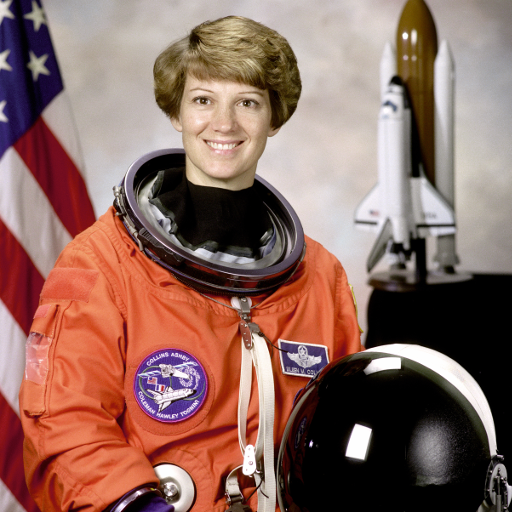
#> input picture skimage.data.astronaut(), 512 x 512 px
$ jupyter execute images.ipynb   (older library calls are emulated)
#> lines starting #> are read from the running program, lines starting #| are printed output that depends on the picture; after the words box and inside, x2 and y2 are one past the last pixel; in counts of white or black regions, pixels touching at a corner belong together
[cell 1]
import matplotlib.pyplot as plt
from skimage.feature import hog
from skimage import data, exposure
import imageio
import cv2
import numpy as np

[cell 2]
ast = data.astronaut()
#> ast is the input picture: shape (512, 512, 3); mean R, G, B 141.6, 105.8, 96.5
ast.shape
#> Out = (512, 512, 3)

[cell 3]
im = imageio.imread('profile.jpg')
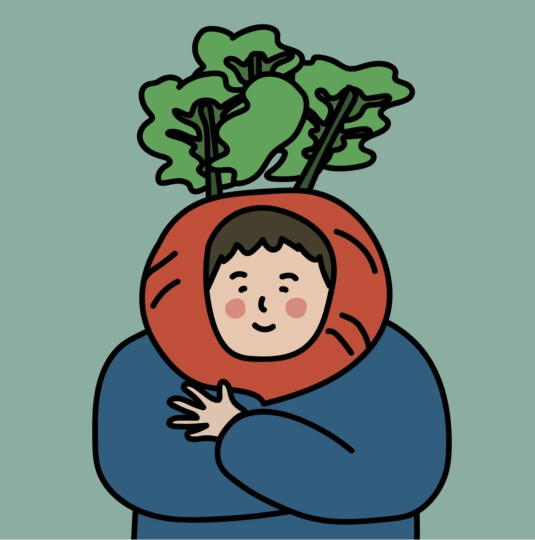
#> input picture Images/profile.jpg, 1069 x 1080 px (shown at 1/2 size)
#> im is the input picture: shape (1080, 1069, 3); mean R, G, B 113.5, 134.1, 125.2

fd, hog_image = hog(im, orientations=8, pixels_per_cell=(16, 16),
                    cells_per_block=(1, 1), visualize=True, multichannel=True)
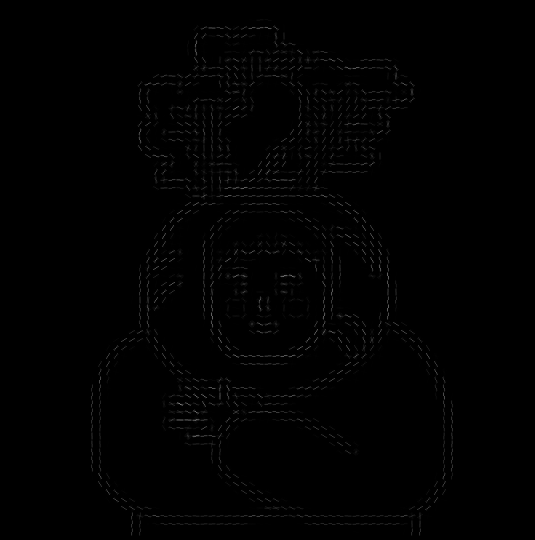
#> hog_image: shape (1080, 1069) float64 (shown at 1/2 size); min 0, max 56.08, mean 0.3; drawn with min black and max white

fig, (ax1, ax2) = plt.subplots(1, 2, figsize=(8, 4), sharex=True, sharey=True)

ax1.axis('off')
ax1.imshow(im, cmap=plt.cm.gray)
ax1.set_title('Input image')

# Rescale histogram for better display
hog_image_rescaled = exposure.rescale_intensity(hog_image, in_range=(0, 10))
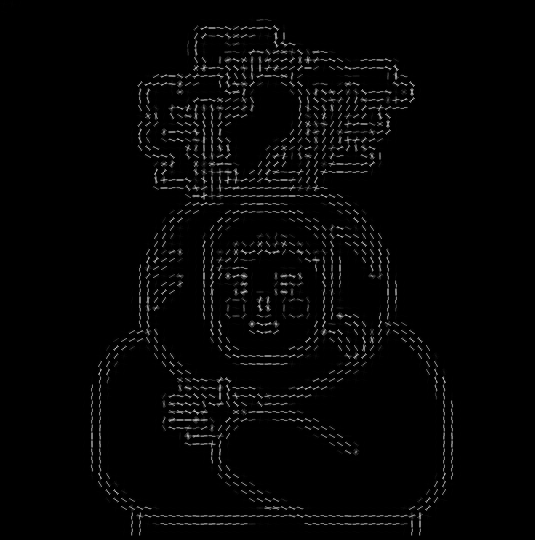
#> hog_image_rescaled: shape (1080, 1069) float64 (shown at 1/2 size); min 0, max 1, mean 0.0209

ax2.axis('off')
ax2.imshow(hog_image_rescaled, cmap=plt.cm.gray)
ax2.set_title('Histogram of Oriented Gradients')
plt.show()
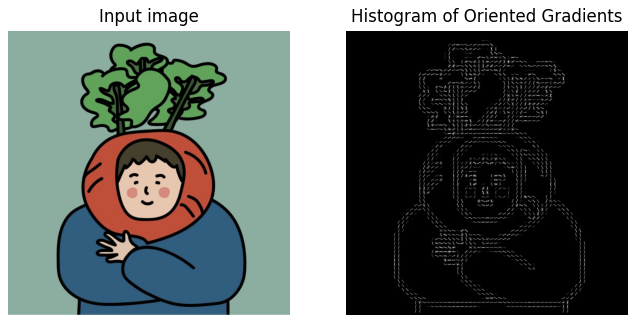
#> figure drawn by matplotlib, 2 panels
cv2.imwrite("mod_profile.jpg", hog_image_rescaled)
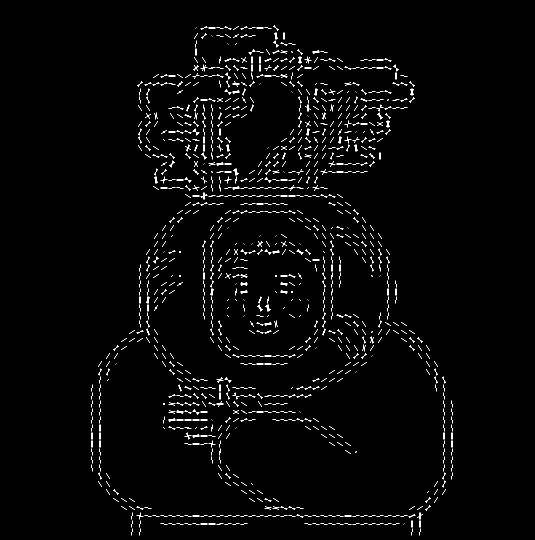
#> saved as mod_profile.jpg: shape (1080, 1069) (shown at 1/2 size); values 0 (black) and 1 (white), 1.7% white in thin lines or dots, all inside (x1, y1, x2, y2) = (182, 50, 906, 1071)
#> Out = True

[cell 4]
dpi = 80
im_data = hog_image_rescaled
width = hog_image_rescaled.shape[1]
#> width = 1069
height = hog_image_rescaled.shape[0]
#> height = 1080
# What size does the figure need to be in inches to fit the image?
figsize = width / float(dpi), height / float(dpi)
#> figsize = (13.36, 13.5)

# Create a figure of the right size with one axes that takes up the full figure
fig = plt.figure(figsize=figsize)
ax = fig.add_axes([0, 0, 1, 1])

# Hide spines, ticks, etc.
ax.axis('off')

# Display the image.
ax.imshow(im_data, interpolation='nearest')

# Add something...
# ax.annotate('Look at This!', xy=(590, 650), xytext=(500, 500),
#             color='cyan', size=24, ha='right',
#             arrowprops=dict(arrowstyle='fancy', fc='cyan', ec='none'))

# Ensure we're displaying with square pixels and the right extent.
# This is optional if you haven't called `plot` or anything else that might
# change the limits/aspect.  We don't need this step in this case.
ax.set(xlim=[-0.5, width - 0.5], ylim=[height - 0.5, -0.5], aspect=1)

fig.savefig('test.jpg', dpi=dpi, transparent=True)
plt.show()
